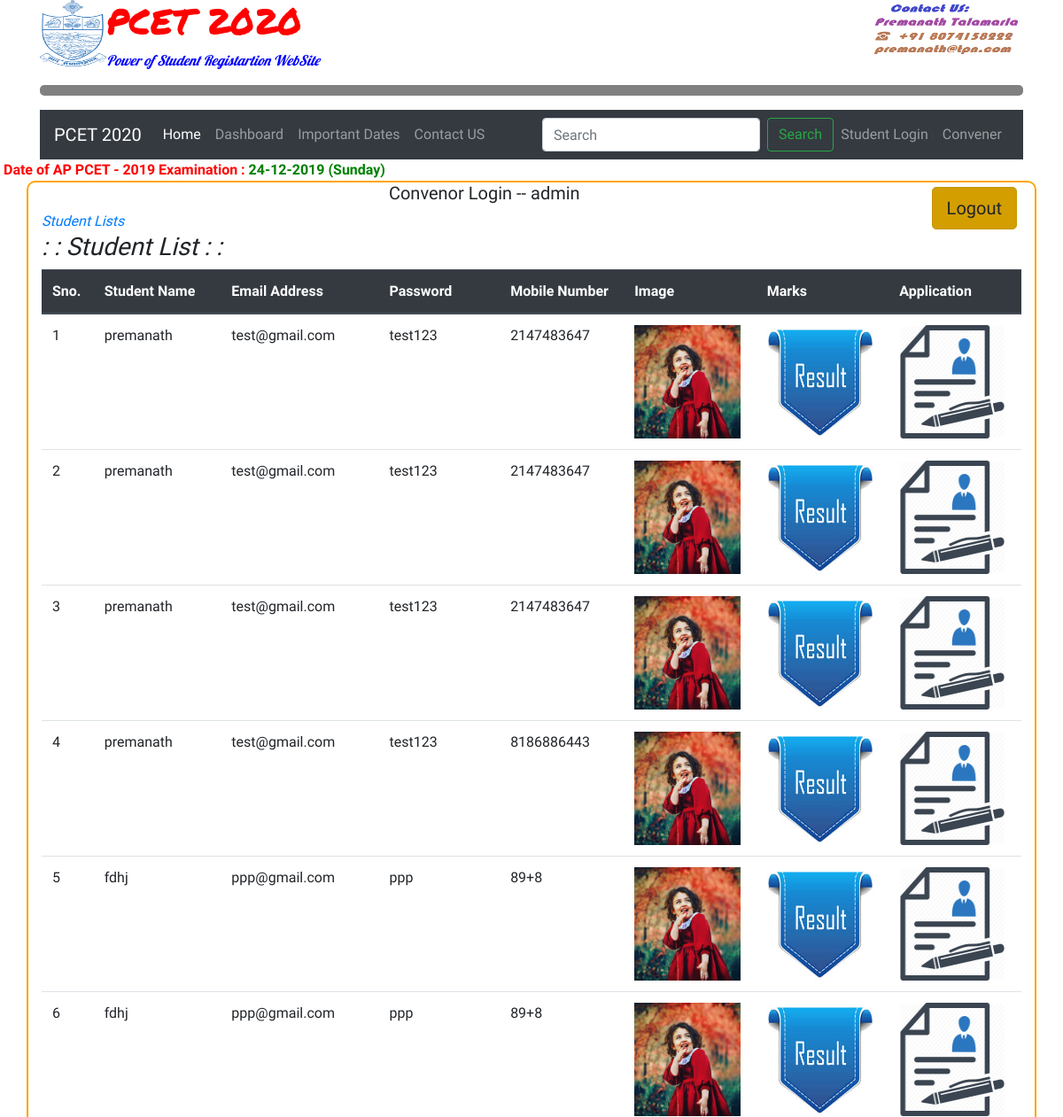
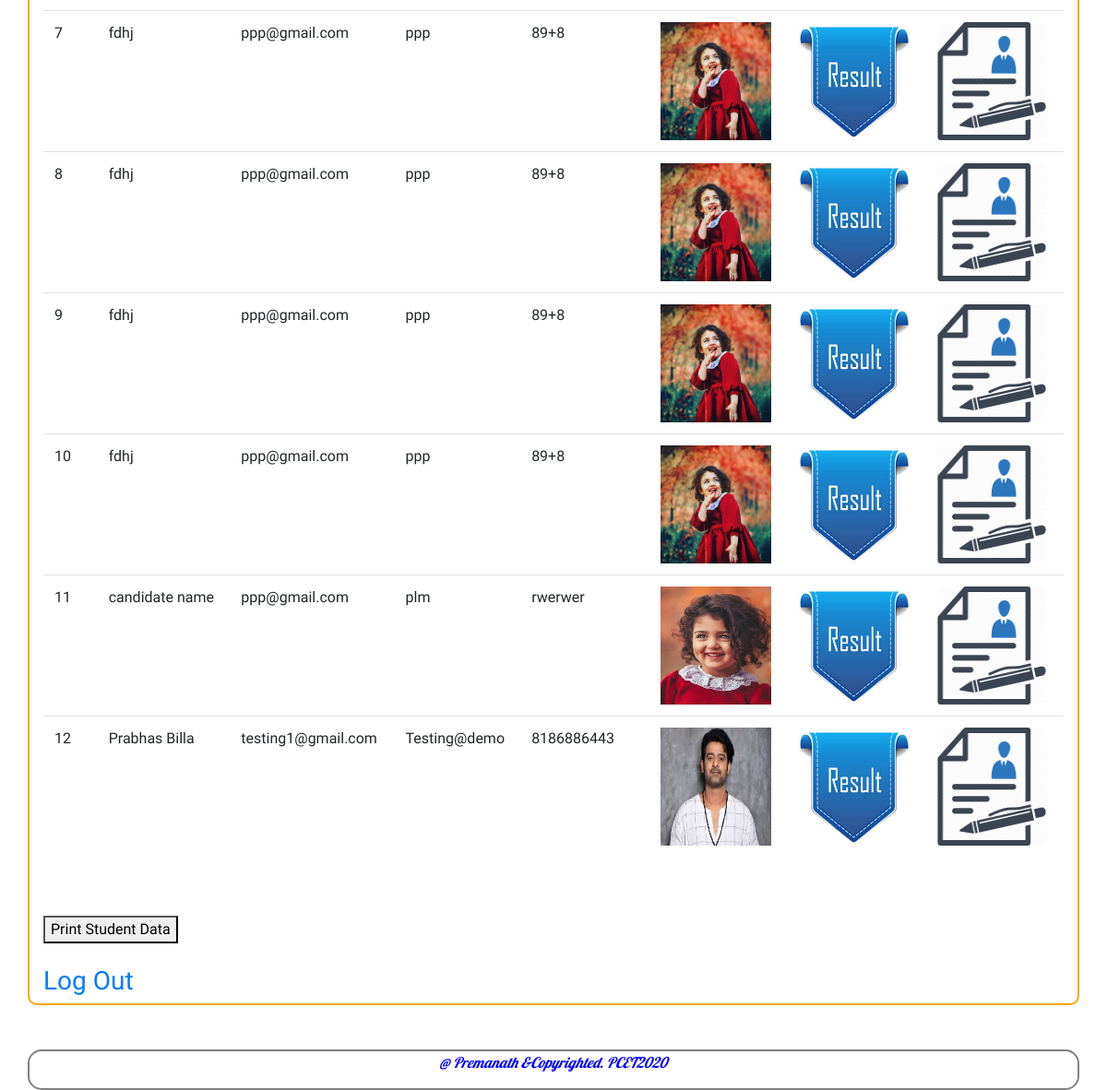
The app's page /manage-users.php (signed in) with its own data (2 pictures, top to bottom).
### tables this page shows
CREATE TABLE `users` (
  `id` int(11) NOT NULL,
  `email` varchar(255) NOT NULL,
  `password` varchar(300) NOT NULL,
  `cname` varchar(255) NOT NULL,
  `fname` varchar(255) NOT NULL,
  `mname` varchar(255) NOT NULL,
  `dob` varchar(255) NOT NULL,
  `gender` varchar(255) NOT NULL,
  `aadhar` varchar(100) NOT NULL,
  `bdist` varchar(255) NOT NULL,
  `bstate` varchar(255) NOT NULL,
  `rcard` varchar(255) NOT NULL,
  `mobile` varchar(100) NOT NULL,
  `income` varchar(255) NOT NULL,
  `cast` varchar(255) NOT NULL,
  `scat` varchar(255) NOT NULL,
  `coname` varchar(255) NOT NULL,
  `codist` varchar(255) NOT NULL,
  `costate` varchar(255) NOT NULL,
  `hno` varchar(255) NOT NULL,
  `village` varchar(255) NOT NULL,
  `mandal` varchar(255) NOT NULL,
  `dist` varchar(255) NOT NULL,
  `state` varchar(255) NOT NULL,
  `pincode` varchar(255) NOT NULL,
  `qexam` varchar(255) NOT NULL,
  `tecenter` varchar(255) NOT NULL,
  `image` varchar(255) NOT NULL,
  `signature` varchar(255) NOT NULL,
  `agree` varchar(255) NOT NULL,
  `posting_date` date NOT NULL
);

### manage-users.php (the view, shortened to what this page needs)
        <?php
include'dbconnection.php';
?>
           <?php include'base1.php'?>
<div class="lbutton">
           <a href="logout.php" class="btn btn-warning btn-lg active" role="button" aria-pressed="true">Logout</a>
       </div>
<h5 align="center"> Convenor Login -- <?php echo $_SESSION['login'];?></h5>
                            <a href="manage-users.php">
                                <i> <span>Student Lists</span></i></a>
                    <h3><i> : : Student List : : </i> </h3>
                    <table class="table">
                        <thead class="thead-dark">
                            <tr>
                                <th scope="col">Sno.</th>
                                <th scope="col">Student Name</th>
                                <th scope="col"> Email Address</th>
                                <th scope="col"> Password</th>
                                <th scope="col"> Mobile Number</th>
                                <th scope="col"> Image</th>
                                <th scope="col"> Marks</th>
                                <th scope="col"> Application</th>
                            </tr>
                        </thead>
                        <tbody>
                            <?php $ret=mysqli_query($con,"select * from users");
							  $cnt=1;
							  while($row=mysqli_fetch_array($ret))
							  {?>
                                <tr>
                                    <td scope="col">
                                        <?php echo $cnt;?>
                                    </td>
                                    <td>
                                        <?php echo $row['cname'];?>
                                    </td>
                                    <td>
                                        <?php echo $row['email'];?>
                                    </td>
                                    <td>
                                        <?php echo $row['password'];?>
                                    </td>
                                    <td>
                                        <?php echo $row['mobile'];?>
                                    </td>
                                    <td><img src="photos/<?php echo $row['image'];?>" width="120" height="128"></td>
                                     <td><a href="uploadresult.php?uid=<?php echo $row['id'];?>"><img src="images/result.jpg" width="120" height="128"></a></td>
                                    <td><a href="editapplication.php?uid=<?php echo $row['id'];?>"><img src="images/application.png" width="120" height="128"></a></td>
                                </tr>
                                <?php $cnt=$cnt+1; }?>
                        </tbody>
                    </table>
                    <br>
                    <br>
                    <button onclick="myFunction()" class="button">Print Student Data</button>
                    <br>
                    <br>
                    <h3> <a href="signin.php" class="button">Log Out</a></h3>
            </body>
            <?php include'base2.php'?>
            </html>

### base1.php (shortened to what this page needs)
<!DOCTYPE html>
<html lang="en">
<head>
 <link rel="stylesheet" href="css/bootstrap.min.css">
  <link rel="stylesheet" href="css/12.css">
</head>
<body>
  <div class="container">
    <div class="head">
      <img src="images/logo.png" alt="" class="logoimg">
      <img src="images/logo2.png" alt="" class="logoimg2">
      <h1> PCET 2020 </h1>
      <p class="shead">Power of Student Registartion WebSite</p>
    </div>
    <hr class="hrs">
    <nav class="navbar navbar-expand-lg navbar-dark bg-dark">
  <a class="navbar-brand" href="index.php">PCET 2020</a>
  <div class="collapse navbar-collapse" id="navbarSupportedContent">
    <ul class="navbar-nav mr-auto">
      <li class="nav-item active">
        <a class="nav-link" href="index.php">Home <span class="sr-only">(current)</span></a>
      </li>
      <li class="nav-item">
        <a class="nav-link" href="dashpage.php">Dashboard</a>
      </li>
       <li class="nav-item">
        <a class="nav-link" href="impdates.php">Important Dates</a>
      </li>
       <li class="nav-item ">
        <a class="nav-link" href="#">Contact US</a>
      </li>
    </ul>
    <form class="form-inline my-2 my-lg-0">
      <input class="form-control mr-sm-2" type="search" placeholder="Search" aria-label="Search">
      <button class="btn btn-outline-success my-2 my-sm-0" type="submit">Search</button>
    </form>
    <ul class="navbar-nav">
        <li class="nav-item ">
        <a class="nav-link" href="signin.php">Student Login</a>
      </li>
        <li class="nav-item ">
        <a class="nav-link" href="aindex.php">Convener</a>
      </li>
    </ul>
  </div>
</nav>
   </div>
   <marquee behavior="alternate"><img src="images/newlogo1.gif" alt="" class="icon"> <span id="marcol"> Date of AP PCET - 2019 Examination :</span> <span id="marc">24-12-2019 (Sunday)</span>
   </marquee>
   <div class="container borborder">

### base2.php (shortened to what this page needs)
<br><br>
<footer>
    <div class="container footer">
      <p class="shead cen"> @ Premanath &Copyrighted. PCET2020</p>
    </div>
  </footer>
</body>
</html>

### css/12.css (style rules this page uses)
body { font-family: 'Fondamento', cursive; }
.head { font-family: 'Permanent Marker', cursive; color: red; }
.shead { font-family: 'Lobster', cursive; color: blue; font-style: italic; }
.hrs { border: 6px solid gray; border-radius: 5px; }
.logoimg { height: 75px; width: 75px; float: left; }
.logoimg2 { height: 65px; width: 175px; float: right; }
.navbar-brand { font-family: 'Carter One', cursive; }
.footer { width: 200; border: 2px solid gray; border-radius: 15px; }
.cen { text-align: center; }
.borborder { border: 2px solid orange; border-radius: 10px; }
#marcol { color: red; font-weight: bold; }
#marc { color: green; font-weight: bold; }

### manage-users.php (style rules this page uses)
.lbutton { float: right; padding: 5px; }

### records on screen
users: cname "premanath", email "test@gmail.com", password "test123", mobile "2147483647", image (picture)
users: cname "premanath", email "test@gmail.com", password "test123", mobile "2147483647", image (picture)
users: cname "premanath", email "test@gmail.com", password "test123", mobile "2147483647", image (picture)
users: cname "premanath", email "test@gmail.com", password "test123", mobile "8186886443", image (picture)
users: cname "fdhj", email "ppp@gmail.com", password "ppp", mobile "89+8", image (picture)
users: cname "fdhj", email "ppp@gmail.com", password "ppp", mobile "89+8", image (picture)
users: cname "fdhj", email "ppp@gmail.com", password "ppp", mobile "89+8", image (picture)
users: cname "fdhj", email "ppp@gmail.com", password "ppp", mobile "89+8", image (picture)
users: cname "fdhj", email "ppp@gmail.com", password "ppp", mobile "89+8", image (picture)
users: cname "fdhj", email "ppp@gmail.com", password "ppp", mobile "89+8", image (picture)
users: cname "candidate name", email "ppp@gmail.com", password "plm", mobile "rwerwer", image (picture)
users: cname "Prabhas Billa", email "testing1@gmail.com", password "Testing@demo", mobile "8186886443", image (picture)

### other values on screen
$_SESSION['login'] "admin"
